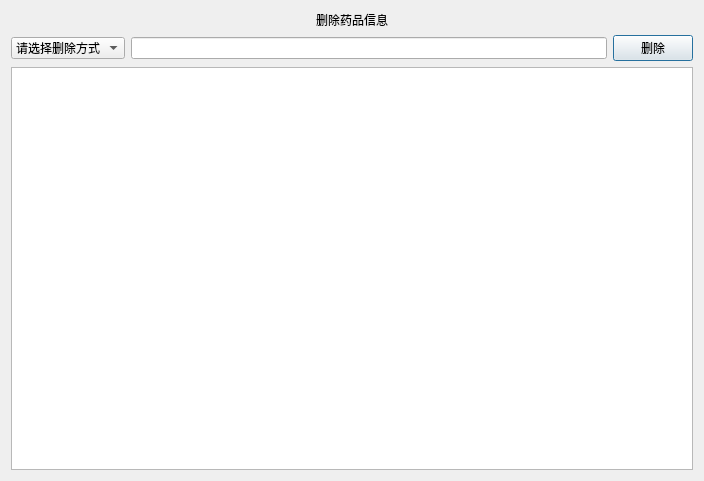
<?xml version="1.0" encoding="UTF-8"?>
<ui version="4.0">
 <class>deletemedi</class>
 <widget class="QDialog" name="deletemedi">
  <property name="geometry">
   <rect>
    <x>0</x>
    <y>0</y>
    <width>704</width>
    <height>481</height>
   </rect>
  </property>
  <property name="windowTitle">
   <string>删除药品信息</string>
  </property>
  <layout class="QHBoxLayout" name="horizontalLayout_4">
   <item>
    <layout class="QVBoxLayout" name="verticalLayout">
     <item>
      <widget class="QLabel" name="label">
       <property name="styleSheet">
        <string notr="true">font: 26pt &quot;方正舒体&quot;;</string>
       </property>
       <property name="text">
        <string>删除药品信息</string>
       </property>
       <property name="alignment">
        <set>Qt::AlignCenter</set>
       </property>
      </widget>
     </item>
     <item>
      <layout class="QHBoxLayout" name="horizontalLayout_3" stretch="1,6">
       <item>
        <layout class="QHBoxLayout" name="horizontalLayout_2">
         <item>
          <widget class="QComboBox" name="comboBox">
           <item>
            <property name="text">
             <string>请选择删除方式</string>
            </property>
           </item>
           <item>
            <property name="text">
             <string>按编号删除</string>
            </property>
           </item>
           <item>
            <property name="text">
             <string>按名称删除</string>
            </property>
           </item>
          </widget>
         </item>
        </layout>
       </item>
       <item>
        <layout class="QHBoxLayout" name="horizontalLayout">
         <item>
          <widget class="QLineEdit" name="lineEdit"/>
         </item>
         <item>
          <widget class="QPushButton" name="pushButton">
           <property name="text">
            <string>删除</string>
           </property>
          </widget>
         </item>
        </layout>
       </item>
      </layout>
     </item>
     <item>
      <widget class="QTableView" name="tableView"/>
     </item>
    </layout>
   </item>
  </layout>
 </widget>
 <resources/>
 <connections/>
</ui>
